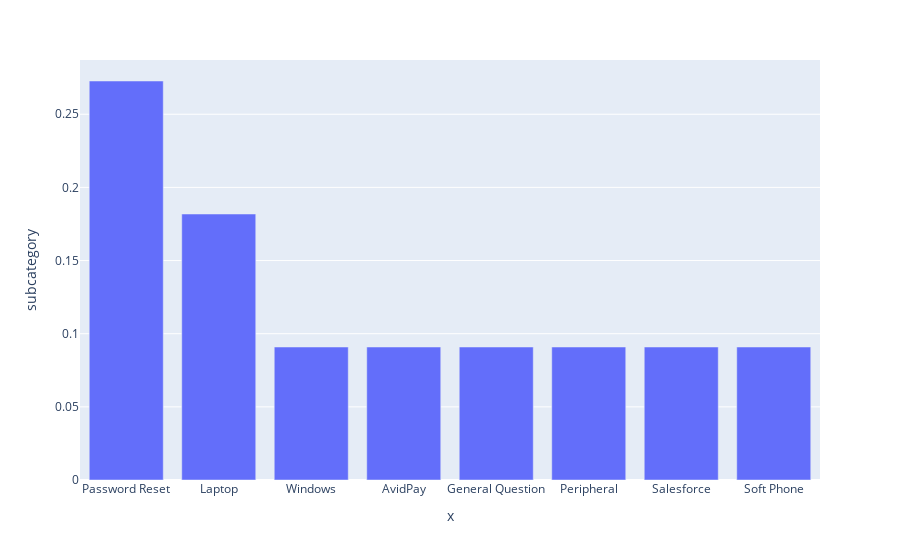

Notebook code cell kept with this figure:
### Markdown cell above
### Distribution of INC type (as percentage)

### Code cell
# df_lots_of_time['subcategory'].value_counts().head()
fig = px.bar(df_main['subcategory'][df_main['subcategory']!=0].value_counts(normalize=True, ascending=False),
             x=df_main['subcategory'][df_main['subcategory']!=0].value_counts().index,
             y='subcategory')
fig.show()

### Figure 1 — Plotly figure (JSON) as saved in the notebook; plotly's stock layout.template omitted (floating-point values rounded to 4 significant figures)
{"data": [{"alignmentgroup": "True", "hovertemplate": "x=%{x}<br>subcategory=%{y}<extra></extra>", "legendgroup": "", "marker": {"color": "#636efa"}, "name": "", "offsetgroup": "", "orientation": "v", "showlegend": false, "textposition": "auto", "type": "bar", "x": ["Password Reset", "Laptop", "Windows", "AvidPay", "General Question", "Peripheral", "Salesforce", "Soft Phone"], "xaxis": "x", "y": [0.2727, 0.1818, 0.09091, 0.09091, 0.09091, 0.09091, 0.09091, 0.09091], "yaxis": "y"}], "layout": {"barmode": "relative", "legend": {"tracegroupgap": 0}, "margin": {"t": 60}, "xaxis": {"anchor": "y", "domain": [0, 1], "title": {"text": "x"}}, "yaxis": {"anchor": "x", "domain": [0, 1], "title": {"text": "subcategory"}}}}
